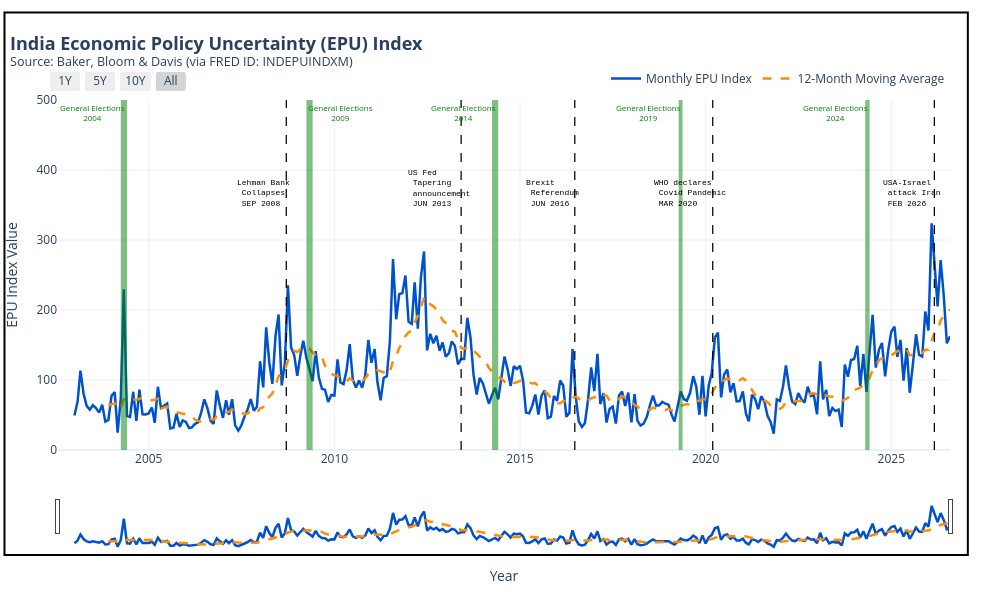

This figure's notebook cell:
### Code cell
"""
===============================================================================
SCRIPT NAME    : India Economic Policy Uncertainty (EPU) Index Visualizer
PURPOSE        : Fetches, cleans, and plots India's EPU dataset from FRED, 
                 annotating key general elections and major economic/geopolitical
                 shocks over time using Plotly.
===============================================================================

PREREQUISITES
-------------
1. Python Version: Python 3.8 or higher.
2. Active Internet Connection: Required to download live CSV data from FRED.
3. Required Python Packages:
   - pandas   : Data fetching, cleaning, and moving average calculations.
   - plotly   : Generating interactive charts and layout styling.
   - kaleido  : Backend engine required for exporting static image formats (PNG).

   Installation Command:
   $ pip install pandas plotly kaleido

INPUT
-----
- Live Data Source : Federal Reserve Economic Data (FRED)
- Data Endpoint    : https://fred.stlouisfed.org/graph/fredgraph.csv?id=INDEPUINDXM
- Data Series ID   : INDEPUINDXM (Economic Policy Uncertainty Index for India 
                     by Baker, Bloom, and Davis)

PROCESSING LOGIC
----------------
1. Ingestion & Preprocessing:
   - Reads CSV directly from FRED endpoint into a Pandas DataFrame.
   - Converts raw strings to numeric values (`pd.to_numeric`), converting missing 
     value placeholders (e.g., '.') to NaN.
   - Parses dates into datetime format and removes missing observations.
2. Feature Engineering:
   - Calculates a 12-Month Rolling Moving Average (`12M_Moving_Avg`) to smooth 
     out high-frequency noise and highlight macro trends.
3. Visualization & Annotations (Plotly):
   - Plots time-series traces for Monthly EPU and 12-Month Moving Average.
   - Overlays shaded vertical bands (`add_vrect`) for Indian General Election 
     windows (2004, 2009, 2014, 2019, 2024).
   - Adds vertical milestone markers (`add_vline`) and callouts (`add_annotation`) 
     for key shocks (Lehman Collapse, Fed Tapering, Brexit, COVID-19, 2026 Conflict).
   - Layout Configuration: Sets `range=[0, 500]` on the Y-axis for stark visual 
     contrast, integrates range-sliders, quick-zoom buttons (1Y, 5Y, 10Y, All), 
     and unified hover tooltips.

OUTPUT
------
1. Static Image    : 'india_epu.png' (High-resolution PNG saved via Kaleido)
2. Interactive Web : 'india_epu.html' (Standalone interactive HTML file)
3. Direct Render   : Interactive chart render in browser/Jupyter via `fig.show()`
===============================================================================
"""
import pandas as pd
import plotly.graph_objects as go

# 1. Fetch live India EPU data directly from FRED
FRED_URL = "https://fred.stlouisfed.org/graph/fredgraph.csv?id=INDEPUINDXM"

print("Fetching India EPU dataset...")
df = pd.read_csv(FRED_URL)

# 2. Data Cleaning and Preprocessing
df.columns = ["Date", "EPU_Index"]

# Convert 'EPU_Index' to numeric (FRED uses '.' for missing entries)
df["EPU_Index"] = pd.to_numeric(df["EPU_Index"], errors="coerce")

# Convert 'Date' to datetime format
df["Date"] = pd.to_datetime(df["Date"])

# Drop missing values
df = df.dropna(subset=["EPU_Index"]).reset_index(drop=True)

# Calculate a 12-month Moving Average
df["12M_Moving_Avg"] = df["EPU_Index"].rolling(window=12).mean()

# 3. Build Interactive Visualization with Plotly
fig = go.Figure()

# Add Monthly EPU Line
fig.add_trace(
    go.Scatter(
        x=df["Date"],
        y=df["EPU_Index"],
        mode="lines",
        name="Monthly EPU Index",
        line=dict(color="#0052CC", width=2.5),
        hovertemplate="<b>Date:</b> %{x|%B %Y}<br><b>EPU Index:</b> %{y:.2f}<extra></extra>",
    )
)

# Add 12-Month Moving Average Line
fig.add_trace(
    go.Scatter(
        x=df["Date"],
        y=df["12M_Moving_Avg"],
        mode="lines",
        name="12-Month Moving Average",
        line=dict(color="#FF8C00", width=2.5, dash="dash"),
        hovertemplate="<b>Date:</b> %{x|%B %Y}<br><b>12M Average:</b> %{y:.2f}<extra></extra>",
    )
)

# Timeline of important events (Elections)
fig.add_vrect(
    x0="2004-04-01",
    x1="2004-06-01",
    annotation_text="General Elections<br>2004",
    annotation_position="top right",
    annotation_font_size=8,
    annotation_font_color="Green",
    fillcolor="green",
    opacity=0.5,
    line_width=0,
)
fig.add_vrect(
    x0="2009-04-01",
    x1="2009-06-01",
    annotation_text="General Elections<br>2009",
    annotation_position="top left",
    annotation_font_size=8,
    annotation_font_color="Green",
    fillcolor="green",
    opacity=0.5,
    line_width=0,
)
fig.add_vrect(
    x0="2014-04-01",
    x1="2014-06-01",
    annotation_text="General Elections<br>2014",
    annotation_position="top right",
    annotation_font_size=8,
    annotation_font_color="Green",
    fillcolor="Green",
    opacity=0.5,
    line_width=0,
)
fig.add_vrect(
    x0="2019-04-11",
    x1="2019-05-19",
    annotation_text="General Elections<br>2019",
    annotation_position="top right",
    annotation_font_size=8,
    annotation_font_color="Green",
    fillcolor="Green",
    opacity=0.5,
    line_width=0,
)
fig.add_vrect(
    x0="2024-04-19",
    x1="2024-06-01",
    annotation_text="General Elections<br>2024",
    annotation_position="top right",
    annotation_font_size=8,
    annotation_font_color="Green",
    fillcolor="Green",
    opacity=0.5,
    line_width=0,
)

# Wars and Economic Shocks
fig.add_vline(
    x="2008-09-15",
    line_width=1.25,
    line_dash="dash",
    line_color="Black",
)
fig.add_annotation(
    x="2008-09-15",
    y=350,
    text="Lehman Bank <br> Collapses <br> SEP 2008",
    yanchor="bottom",
    showarrow=True,
    arrowhead=1,
    arrowsize=1,
    arrowwidth=2,
    arrowcolor="#636363",
    ax=-20,
    ay=5,
    font=dict(size=8, color="Black", family="Courier New, monospace"),
    align="left",
)

fig.add_vline(
    x="2013-06-01",
    line_width=1.25,
    line_dash="dash",
    line_color="Black",
)
fig.add_annotation(
    x="2013-06-01",
    y=350,
    text="US Fed <br> Tapering <br> announcement <br> JUN 2013",
    yanchor="bottom",
    showarrow=True,
    arrowhead=1,
    arrowsize=1,
    arrowwidth=2,
    arrowcolor="#636363",
    ax=-20,
    ay=5,
    font=dict(size=8, color="Black", family="Courier New, monospace"),
    align="left",
)

fig.add_vline(
    x="2016-06-23",
    line_width=1.25,
    line_dash="dash",
    line_color="Black",
)
fig.add_annotation(
    x="2016-06-23",
    y=350,
    text="Brexit <br> Referendum <br> JUN 2016",
    yanchor="bottom",
    showarrow=True,
    arrowhead=1,
    arrowsize=1,
    arrowwidth=2,
    arrowcolor="#636363",
    ax=-20,
    ay=5,
    font=dict(size=8, color="Black", family="Courier New, monospace"),
    align="left",
)

fig.add_vline(
    x="2020-03-11",
    line_width=1.25,
    line_dash="dash",
    line_color="Black",
)
fig.add_annotation(
    x="2020-03-11",
    y=350,
    text="WHO declares <br> Covid Pandemic <br> MAR 2020",
    yanchor="bottom",
    showarrow=True,
    arrowhead=1,
    arrowsize=1,
    arrowwidth=2,
    arrowcolor="#636363",
    ax=-20,
    ay=5,
    font=dict(size=8, color="Black", family="Courier New, monospace"),
    align="left",
)

fig.add_vline(
    x="2026-02-28",
    line_width=1.25,
    line_dash="dash",
    line_color="Black",
)
fig.add_annotation(
    x="2026-02-28",
    y=350,
    text="USA-Israel <br> attack Iran <br> FEB 2026",
    yanchor="bottom",
    showarrow=True,
    arrowhead=1,
    arrowsize=1,
    arrowwidth=2,
    arrowcolor="#636363",
    ax=-20,
    ay=5,
    font=dict(size=8, color="Black", family="Courier New, monospace"),
    align="left",
)

# 3.B Add a full canvas border shape
fig.add_shape(type="rect",
    xref="paper", yref="paper",
    x0=-0.06, y0=-0.3, x1=1.02, y1=1.25, 
    line=dict(
        #color="RoyalBlue",
        color="black", #named colors from https://stackoverflow.com/a/72502441/8508004
        width=2,
    ),
    #fillcolor="LightSkyBlue",
)

# 4. Enhance Layout & Interactivity
fig.update_layout(
    height=600,
    width=1000,
    title=dict(
        text="<b>India Economic Policy Uncertainty (EPU) Index</b><br>"
        "<sup>Source: Baker, Bloom & Davis (via FRED ID: INDEPUINDXM)</sup>",
        x=0.01,
        font=dict(size=18),
    ),
    xaxis=dict(
        title="Year",
        type="date",
        rangeselector=dict(
            buttons=list([
                dict(count=1, label="1Y", step="year", stepmode="backward"),
                dict(count=5, label="5Y", step="year", stepmode="backward"),
                dict(count=10, label="10Y", step="year", stepmode="backward"),
                dict(step="all", label="All"),
            ])
        ),
        rangeslider=dict(visible=True),
    ),
    yaxis=dict(
        title="EPU Index Value",
        range=[0, 500],  # Restricts the y-axis maximum to 500
        gridcolor="rgba(220, 220, 220, 0.5)",
    ),
    template="plotly_white",
    hovermode="x unified",
    legend=dict(
        orientation="h", yanchor="bottom", y=1.02, xanchor="right", x=1
    ),
    margin=dict(l=50, r=50, t=100, b=50),
)


# Output filenames
output_png = "india-epu.png"
output_html = "india-epu.html"

# 1. Save static PNG image
# fig.write_image(output_png, width=1200, height=700, scale=2)
# print(f"--> Saved PNG image to '{output_png}'")

# 2. Get the figure HTML component string
# Note: full_html=False prevents it from generating <html> and <body> tags yet
fig_html = fig.to_html(full_html=False, include_plotlyjs='cdn')

# 3. Wrap it in a CSS flexbox container
centered_html = f"""
<!DOCTYPE html>
<html>
<head>
    <title>Centered Plotly Figure</title>
</head>
<body>
    <div style="display: flex; justify-content: center; align-items: center; min-height: 100vh;">
        <div style="width: 90%; max-width: 900px; max-height: 800px;">
            {fig_html}
        </div>
    </div>
</body>
</html>
"""

# 4. Save to an HTML file
with open(output_html, "w", encoding="utf-8") as f:
    f.write(centered_html)
    
    # # 2. Save interactive HTML file
    # fig.write_html(output_html)
    print(f"--> Saved interactive HTML to '{output_html}'")

# Render chart
fig.show()

### Figure 1 — Plotly figure (JSON) as saved in the notebook; plotly's stock layout.template omitted (floating-point values rounded to 4 significant figures; data arrays with more than 128 entries replaced by an {"elided": "..."} marker saying what was removed)
{"data": [{"hovertemplate": "<b>Date:</b> %{x|%B %Y}<br><b>EPU Index:</b> %{y:.2f}<extra></extra>", "line": {"color": "#0052CC", "width": 2.5}, "mode": "lines", "name": "Monthly EPU Index", "type": "scatter", "x": {"elided": "284 str values"}, "y": {"elided": "284 float values"}}, {"hovertemplate": "<b>Date:</b> %{x|%B %Y}<br><b>12M Average:</b> %{y:.2f}<extra></extra>", "line": {"color": "#FF8C00", "dash": "dash", "width": 2.5}, "mode": "lines", "name": "12-Month Moving Average", "type": "scatter", "x": {"elided": "284 str values"}, "y": {"elided": "284 float values"}}], "layout": {"annotations": [{"font": {"color": "Green", "size": 8}, "showarrow": false, "text": "General Elections<br>2004", "x": "2004-06-01", "xanchor": "right", "xref": "x", "y": 1, "yanchor": "top", "yref": "y domain"}, {"font": {"color": "Green", "size": 8}, "showarrow": false, "text": "General Elections<br>2009", "x": "2009-04-01", "xanchor": "left", "xref": "x", "y": 1, "yanchor": "top", "yref": "y domain"}, {"font": {"color": "Green", "size": 8}, "showarrow": false, "text": "General Elections<br>2014", "x": "2014-06-01", "xanchor": "right", "xref": "x", "y": 1, "yanchor": "top", "yref": "y domain"}, {"font": {"color": "Green", "size": 8}, "showarrow": false, "text": "General Elections<br>2019", "x": "2019-05-19", "xanchor": "right", "xref": "x", "y": 1, "yanchor": "top", "yref": "y domain"}, {"font": {"color": "Green", "size": 8}, "showarrow": false, "text": "General Elections<br>2024", "x": "2024-06-01", "xanchor": "right", "xref": "x", "y": 1, "yanchor": "top", "yref": "y domain"}, {"align": "left", "arrowcolor": "#636363", "arrowhead": 1, "arrowsize": 1, "arrowwidth": 2, "ax": -20, "ay": 5, "font": {"color": "Black", "family": "Courier New, monospace", "size": 8}, "showarrow": true, "text": "Lehman Bank <br> Collapses <br> SEP 2008", "x": "2008-09-15", "y": 350, "yanchor": "bottom"}, {"align": "left", "arrowcolor": "#636363", "arrowhead": 1, "arrowsize": 1, "arrowwidth": 2, "ax": -20, "ay": 5, "font": {"color": "Black", "family": "Courier New, monospace", "size": 8}, "showarrow": true, "text": "US Fed <br> Tapering <br> announcement <br> JUN 2013", "x": "2013-06-01", "y": 350, "yanchor": "bottom"}, {"align": "left", "arrowcolor": "#636363", "arrowhead": 1, "arrowsize": 1, "arrowwidth": 2, "ax": -20, "ay": 5, "font": {"color": "Black", "family": "Courier New, monospace", "size": 8}, "showarrow": true, "text": "Brexit <br> Referendum <br> JUN 2016", "x": "2016-06-23", "y": 350, "yanchor": "bottom"}, {"align": "left", "arrowcolor": "#636363", "arrowhead": 1, "arrowsize": 1, "arrowwidth": 2, "ax": -20, "ay": 5, "font": {"color": "Black", "family": "Courier New, monospace", "size": 8}, "showarrow": true, "text": "WHO declares <br> Covid Pandemic <br> MAR 2020", "x": "2020-03-11", "y": 350, "yanchor": "bottom"}, {"align": "left", "arrowcolor": "#636363", "arrowhead": 1, "arrowsize": 1, "arrowwidth": 2, "ax": -20, "ay": 5, "font": {"color": "Black", "family": "Courier New, monospace", "size": 8}, "showarrow": true, "text": "USA-Israel <br> attack Iran <br> FEB 2026", "x": "2026-02-28", "y": 350, "yanchor": "bottom"}], "height": 600, "hovermode": "x unified", "legend": {"orientation": "h", "x": 1, "xanchor": "right", "y": 1.02, "yanchor": "bottom"}, "margin": {"b": 50, "l": 50, "r": 50, "t": 100}, "shapes": [{"fillcolor": "green", "line": {"width": 0}, "opacity": 0.5, "type": "rect", "x0": "2004-04-01", "x1": "2004-06-01", "xref": "x", "y0": 0, "y1": 1, "yref": "y domain"}, {"fillcolor": "green", "line": {"width": 0}, "opacity": 0.5, "type": "rect", "x0": "2009-04-01", "x1": "2009-06-01", "xref": "x", "y0": 0, "y1": 1, "yref": "y domain"}, {"fillcolor": "Green", "line": {"width": 0}, "opacity": 0.5, "type": "rect", "x0": "2014-04-01", "x1": "2014-06-01", "xref": "x", "y0": 0, "y1": 1, "yref": "y domain"}, {"fillcolor": "Green", "line": {"width": 0}, "opacity": 0.5, "type": "rect", "x0": "2019-04-11", "x1": "2019-05-19", "xref": "x", "y0": 0, "y1": 1, "yref": "y domain"}, {"fillcolor": "Green", "line": {"width": 0}, "opacity": 0.5, "type": "rect", "x0": "2024-04-19", "x1": "2024-06-01", "xref": "x", "y0": 0, "y1": 1, "yref": "y domain"}, {"line": {"color": "Black", "dash": "dash", "width": 1.25}, "type": "line", "x0": "2008-09-15", "x1": "2008-09-15", "xref": "x", "y0": 0, "y1": 1, "yref": "y domain"}, {"line": {"color": "Black", "dash": "dash", "width": 1.25}, "type": "line", "x0": "2013-06-01", "x1": "2013-06-01", "xref": "x", "y0": 0, "y1": 1, "yref": "y domain"}, {"line": {"color": "Black", "dash": "dash", "width": 1.25}, "type": "line", "x0": "2016-06-23", "x1": "2016-06-23", "xref": "x", "y0": 0, "y1": 1, "yref": "y domain"}, {"line": {"color": "Black", "dash": "dash", "width": 1.25}, "type": "line", "x0": "2020-03-11", "x1": "2020-03-11", "xref": "x", "y0": 0, "y1": 1, "yref": "y domain"}, {"line": {"color": "Black", "dash": "dash", "width": 1.25}, "type": "line", "x0": "2026-02-28", "x1": "2026-02-28", "xref": "x", "y0": 0, "y1": 1, "yref": "y domain"}, {"line": {"color": "black", "width": 2}, "type": "rect", "x0": -0.06, "x1": 1.02, "xref": "paper", "y0": -0.3, "y1": 1.25, "yref": "paper"}], "title": {"font": {"size": 18}, "text": "<b>India Economic Policy Uncertainty (EPU) Index</b><br><sup>Source: Baker, Bloom & Davis (via FRED ID: INDEPUINDXM)</sup>", "x": 0.01}, "width": 1000, "xaxis": {"rangeselector": {"buttons": [{"count": 1, "label": "1Y", "step": "year", "stepmode": "backward"}, {"count": 5, "label": "5Y", "step": "year", "stepmode": "backward"}, {"count": 10, "label": "10Y", "step": "year", "stepmode": "backward"}, {"label": "All", "step": "all"}]}, "rangeslider": {"visible": true}, "title": {"text": "Year"}, "type": "date"}, "yaxis": {"gridcolor": "rgba(220, 220, 220, 0.5)", "range": [0, 500], "title": {"text": "EPU Index Value"}}}}
